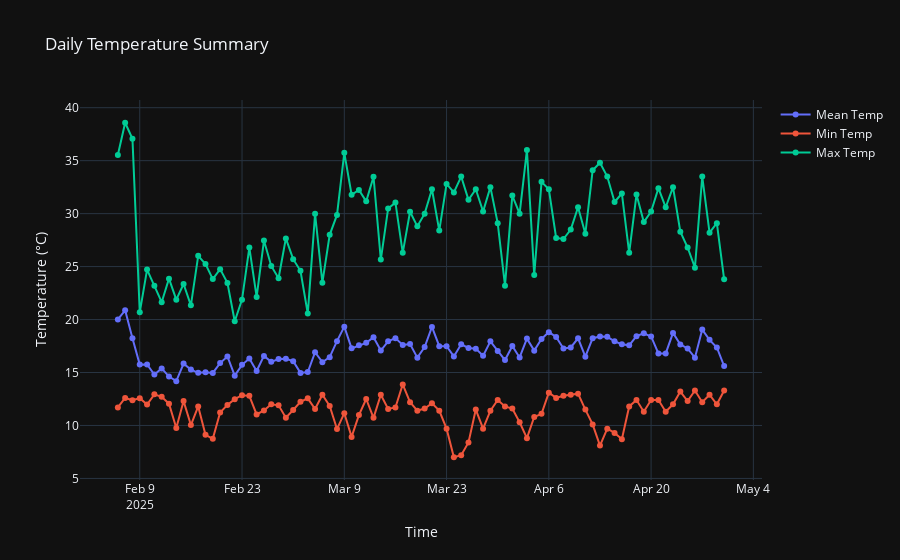

Notebook code for this chart:
### Markdown cell above
##### Temperature Visualizations

### Code cell
fig_temp = go.Figure()

# Now x = df.index
fig_temp.add_trace(go.Scatter(x=temp_data_day.index, y=temp_data_day[('Temp', 'mean')], mode='lines+markers', name='Mean Temp'))
fig_temp.add_trace(go.Scatter(x=temp_data_day.index, y=temp_data_day[('Temp', 'min')], mode='lines+markers', name='Min Temp'))
fig_temp.add_trace(go.Scatter(x=temp_data_day.index, y=temp_data_day[('Temp', 'max')], mode='lines+markers', name='Max Temp'))

# Add titles and labels
fig_temp.update_layout(
    title='Daily Temperature Summary',
    xaxis_title='Time',
    yaxis_title='Temperature (°C)',
    template='plotly_dark'
)

# Show the plot
fig_temp.show()
